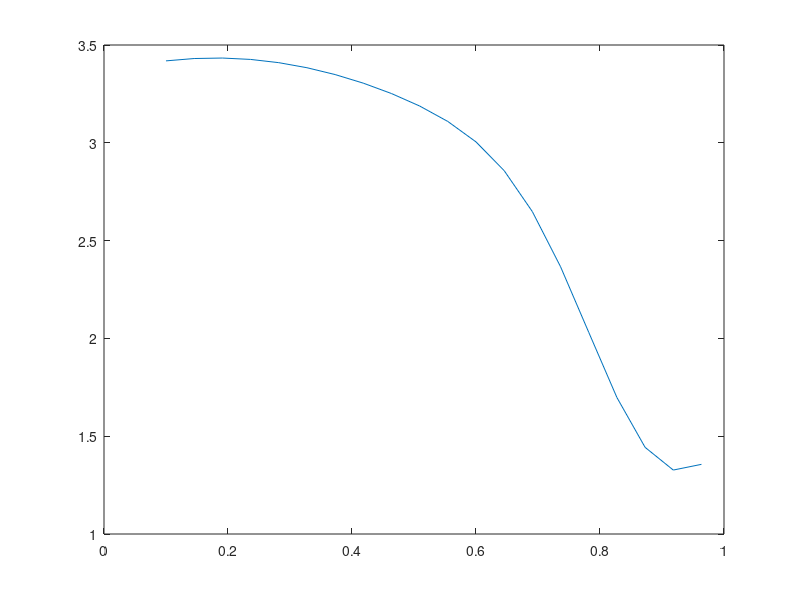

Here is the MATLAB script that generated this plot:
clc;
clear; 
close all;
x = [0.1:1/22:1]; %įėjimas iš 20 skaičių, vektorius X
yOut = (1 + 0.6 * sin(2*pi*x/0.7)) + 0.3 * sin(2*pi*x) / 2; %vienas išėjimas 
plot(x,yOut); 

% generate random initial values of w1, w2 and b
w1 = randn(1);
w2 = randn(1);
b = randn(1);

%is akies parinkti duomenis pagal duota signala
c1 = 0.18;
c2 = 0.9;
r1 = 0.8;
r2 = 0.12;

n = 0.25; %error zingsnis

for taskasNr=1:20
    y = (exp(-(x(taskasNr)-c1).^2/(2*r1.^2)))*w1+(exp(-(x(taskasNr)-c2).^2/(2*r2.^2)))*w2+b;
    error = yOut(taskasNr)-y;
    b = b+n*error;
    w1 = w1+n*error*(exp(-(x(taskasNr)-c1).^2/(2*r1.^2)));
    w2 = w2+n*error*(exp(-(x(taskasNr)-c2).^2/(2*r2.^2)));
end

yFinal = (exp(-(x-c1).^2/(2*r1.^2)))*w1+(exp(-(x-c2).^2/(2*r2.^2)))*w2+b;

plot(x,yFinal)